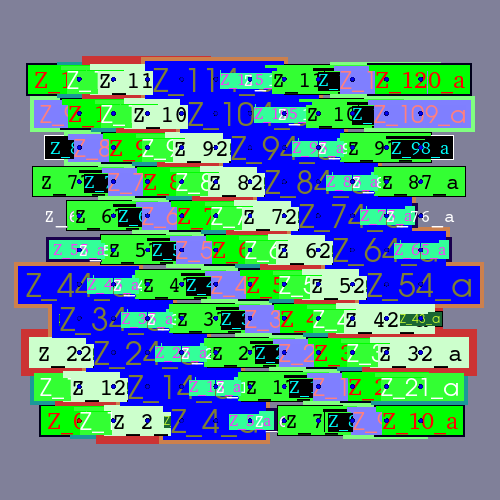

Source code (Python):
#!/usr/bin/env python

# Demonstrate vtkFastLabeledDataMapper with multiple text properties and styles.

import vtkmodules.vtkInteractionStyle  # noqa: F401
import vtkmodules.vtkRenderingFreeType  # noqa: F401
import vtkmodules.vtkRenderingOpenGL2  # noqa: F401

from vtkmodules.vtkCommonCore import (
    vtkFloatArray,
    vtkIntArray,
    vtkStringArray,
)
from vtkmodules.vtkFiltersCore import vtkGenerateIds
from vtkmodules.vtkFiltersSources import vtkPlaneSource
from vtkmodules.vtkRenderingCore import (
    vtkActor,
    vtkPolyDataMapper,
    vtkRenderWindow,
    vtkRenderWindowInteractor,
    vtkRenderer,
    vtkTextProperty,
)
from vtkmodules.vtkRenderingOpenGL2 import vtkFastLabeledDataMapper

LABEL_TYPES = "types"
LABEL_TEXT_NAMES = "names"

# Create plane data to label
plane = vtkPlaneSource()
plane.SetResolution(10, 10)
plane.Update()

dataset = plane.GetOutput()
point_data = dataset.GetPointData()

# Add type and name arrays
types = vtkIntArray()
types.SetNumberOfComponents(1)
types.SetName(LABEL_TYPES)

names = vtkStringArray()
names.SetName(LABEL_TEXT_NAMES)

for i in range(dataset.GetNumberOfPoints()):
    types.InsertNextValue(i % 10)
    names.InsertNextValue("Z_{}_a".format(i))

point_data.AddArray(types)
point_data.AddArray(names)

# Generate IDs for labeling
ids = vtkGenerateIds()
ids.SetInputConnection(plane.GetOutputPort())
ids.PointIdsOn()

# Configure label mapper
label_mapper = vtkFastLabeledDataMapper()
label_mapper.SetLabelModeToLabelFieldData()
label_mapper.SetFieldDataName(LABEL_TEXT_NAMES)
label_mapper.SetInputArrayToProcess(0, 0, 0, 0, LABEL_TYPES)  # FIELD_ASSOCIATION_POINTS
label_mapper.SetInputConnection(ids.GetOutputPort())

# Text property 0: family=2, size=24, frame=2
tprop_0 = vtkTextProperty()
tprop_0.SetFontFamily(2)
tprop_0.SetColor(1, 0, 0)
tprop_0.SetOpacity(1)
tprop_0.SetBackgroundColor(0, 1, 0)
tprop_0.SetBackgroundOpacity(1)
tprop_0.SetFontSize(24)
tprop_0.SetFrame(True)
tprop_0.SetFrameWidth(2)
tprop_0.SetFrameColor(0, 0, 0.1)
label_mapper.SetLabelTextProperty(tprop_0, 0)

# Text property 1: family=0, size=24, frame=4
tprop_1 = vtkTextProperty()
tprop_1.SetFontFamily(0)
tprop_1.SetColor(1, 1, 1)
tprop_1.SetOpacity(1)
tprop_1.SetBackgroundColor(0.2, 1, 0.2)
tprop_1.SetBackgroundOpacity(1)
tprop_1.SetFontSize(24)
tprop_1.SetFrame(True)
tprop_1.SetFrameWidth(4)
tprop_1.SetFrameColor(0.1, 0.6, 0.6)
label_mapper.SetLabelTextProperty(tprop_1, 1)

# Text property 2: family=1, size=24, frame=8
tprop_2 = vtkTextProperty()
tprop_2.SetFontFamily(1)
tprop_2.SetColor(0, 0, 0)
tprop_2.SetOpacity(1)
tprop_2.SetBackgroundColor(0.8, 1, 0.8)
tprop_2.SetBackgroundOpacity(1)
tprop_2.SetFontSize(24)
tprop_2.SetFrame(True)
tprop_2.SetFrameWidth(8)
tprop_2.SetFrameColor(0.8, 0.2, 0.2)
label_mapper.SetLabelTextProperty(tprop_2, 2)

# Text property 3: family=0, size=12, frame=1
tprop_3 = vtkTextProperty()
tprop_3.SetFontFamily(0)
tprop_3.SetColor(0.8, 1, 0.2)
tprop_3.SetOpacity(1)
tprop_3.SetBackgroundColor(0.1, 0.4, 0.2)
tprop_3.SetBackgroundOpacity(1)
tprop_3.SetFontSize(12)
tprop_3.SetFrame(True)
tprop_3.SetFrameWidth(1)
tprop_3.SetFrameColor(0, 0, 0)
label_mapper.SetLabelTextProperty(tprop_3, 3)

# Text property 4: family=0, size=32, frame=4
tprop_4 = vtkTextProperty()
tprop_4.SetFontFamily(0)
tprop_4.SetColor(0.5, 0.5, 0.2)
tprop_4.SetOpacity(1)
tprop_4.SetBackgroundColor(0, 0, 1)
tprop_4.SetBackgroundOpacity(1)
tprop_4.SetFontSize(32)
tprop_4.SetFrame(True)
tprop_4.SetFrameWidth(4)
tprop_4.SetFrameColor(0.8, 0.5, 0.3)
label_mapper.SetLabelTextProperty(tprop_4, 4)

# Text property 5: family=2, size=16, frame=3
tprop_5 = vtkTextProperty()
tprop_5.SetFontFamily(2)
tprop_5.SetColor(1, 0.2, 1)
tprop_5.SetOpacity(1)
tprop_5.SetBackgroundColor(0.2, 1, 0.6)
tprop_5.SetBackgroundOpacity(1)
tprop_5.SetFontSize(16)
tprop_5.SetFrame(True)
tprop_5.SetFrameWidth(3)
tprop_5.SetFrameColor(0.1, 0, 0.3)
label_mapper.SetLabelTextProperty(tprop_5, 5)

# Text property 6: family=1, size=18, frame=0
tprop_6 = vtkTextProperty()
tprop_6.SetFontFamily(1)
tprop_6.SetColor(1, 1, 1)
tprop_6.SetOpacity(1)
tprop_6.SetBackgroundColor(0, 0, 0)
tprop_6.SetBackgroundOpacity(0)
tprop_6.SetFontSize(18)
tprop_6.SetFrame(False)
tprop_6.SetFrameWidth(0)
tprop_6.SetFrameColor(0, 0, 0)
label_mapper.SetLabelTextProperty(tprop_6, 6)

# Text property 7: family=1, size=22, frame=1
tprop_7 = vtkTextProperty()
tprop_7.SetFontFamily(1)
tprop_7.SetColor(0, 0, 0)
tprop_7.SetOpacity(1)
tprop_7.SetBackgroundColor(0.2, 1, 0.2)
tprop_7.SetBackgroundOpacity(1)
tprop_7.SetFontSize(22)
tprop_7.SetFrame(True)
tprop_7.SetFrameWidth(1)
tprop_7.SetFrameColor(0, 0, 0)
label_mapper.SetLabelTextProperty(tprop_7, 7)

# Text property 8: family=2, size=18, frame=1
tprop_8 = vtkTextProperty()
tprop_8.SetFontFamily(2)
tprop_8.SetColor(0, 1, 1)
tprop_8.SetOpacity(1)
tprop_8.SetBackgroundColor(0, 0, 0)
tprop_8.SetBackgroundOpacity(1)
tprop_8.SetFontSize(18)
tprop_8.SetFrame(True)
tprop_8.SetFrameWidth(1)
tprop_8.SetFrameColor(1, 1, 1)
label_mapper.SetLabelTextProperty(tprop_8, 8)

# Text property 9: family=0, size=24, frame=4
tprop_9 = vtkTextProperty()
tprop_9.SetFontFamily(0)
tprop_9.SetColor(1, 0.5, 0.5)
tprop_9.SetOpacity(1)
tprop_9.SetBackgroundColor(0.5, 0.5, 1)
tprop_9.SetBackgroundOpacity(1)
tprop_9.SetFontSize(24)
tprop_9.SetFrame(True)
tprop_9.SetFrameWidth(4)
tprop_9.SetFrameColor(0.5, 1, 0.5)
label_mapper.SetLabelTextProperty(tprop_9, 9)

label_actor = vtkActor()
label_actor.SetMapper(label_mapper)

# Origin points visualization
origin_mapper = vtkPolyDataMapper()
origin_mapper.SetInputConnection(ids.GetOutputPort())

origin_actor = vtkActor()
origin_actor.SetMapper(origin_mapper)
origin_actor.GetProperty().SetRepresentationToPoints()
origin_actor.GetProperty().RenderPointsAsSpheresOn()
origin_actor.GetProperty().SetPointSize(5)

# Renderer
renderer = vtkRenderer()
renderer.AddActor(origin_actor)
renderer.AddActor(label_actor)
renderer.SetBackground(0.5, 0.5, 0.6)

render_window = vtkRenderWindow()
render_window.SetSize(500, 500)
render_window.SetMultiSamples(0)
render_window.AddRenderer(renderer)
render_window.SetWindowName("labeled data mappers")

interactor = vtkRenderWindowInteractor()
interactor.SetRenderWindow(render_window)

# Pipeline exception: render before releasing graphics resources
render_window.Render()

# Release and re-render to test resource management
label_mapper.ReleaseGraphicsResources(render_window)

# Pipeline exception: re-render after releasing resources
render_window.Render()

interactor.Initialize()
interactor.Start()
